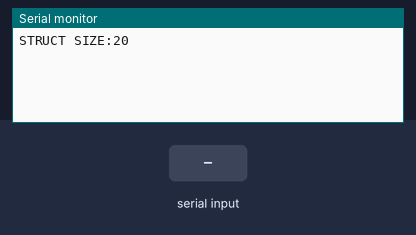
This sketch was run on a simulated Arduino Uno, built with avr-gcc and run on an emulated ATmega328P. On the bench: the last lines printed to the serial monitor. Inputs (shaded band) come from the test bench.

Above: at 1.2 s.
1.3 s: "1" received over the second serial link
At 2.9 s:
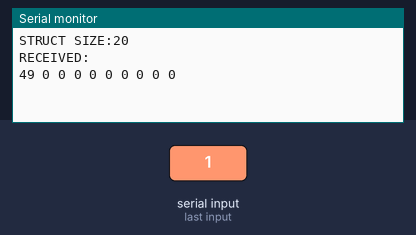
3.8 s: "0" received over the second serial link
At 5.2 s:
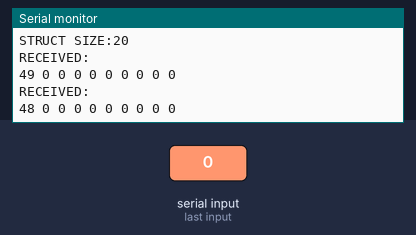
5.3 s: "2" received over the second serial link
At 7.1 s:
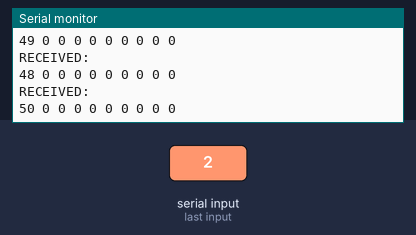

The sketch:

recv.ino
```cpp
#include <SoftwareSerial.h>

SoftwareSerial terima(2, 3);

typedef struct
{
  int a;
  int b;
  int c;
  int d;
  int e;
  int f;
  int g;
  int h;
  int i;
  int j;
} data;

//struct data mydata;
data mydata;
data mydata1;
int sizex = sizeof(data);
//data PtrstructTable;
//PtrstructTable = &data;

void setup() {
  // put your setup code here, to run once:
  Serial.begin(9600);
  terima.begin(9600);
  Serial.print("STRUCT SIZE:"); Serial.println(sizex);
}

void loop() {
  if (terima.available()) {
    //    Serial.readBytes((char*)mydata, sizex);
    receive(&mydata);
    Serial.println("RECEIVED:");
    Serial.print( mydata.a); Serial.print(" "); Serial.print( mydata.b); Serial.print(" ");
    Serial.print( mydata.c); Serial.print(" "); Serial.print( mydata.d); Serial.print(" ");
    Serial.print( mydata.e); Serial.print(" "); Serial.print( mydata.f); Serial.print(" ");
    Serial.print( mydata.g); Serial.print(" "); Serial.print( mydata.h); Serial.print(" ");
    Serial.print( mydata.i); Serial.print(" "); Serial.println( mydata.j);

  }
  // put your main code here, to run repeatedly:

}
void receive(data* table)
{
  terima.readBytes((char*)table, sizex);

}
```

Measured:
- after the input at 1.3 s, the serial monitor: prints a new line after 1.0 s (image 1)
- after the input at 3.8 s, the serial monitor: prints a new line after 1.0 s (image 2)
- after the input at 5.3 s, the serial monitor: prints a new line after 1.0 s (image 3)
